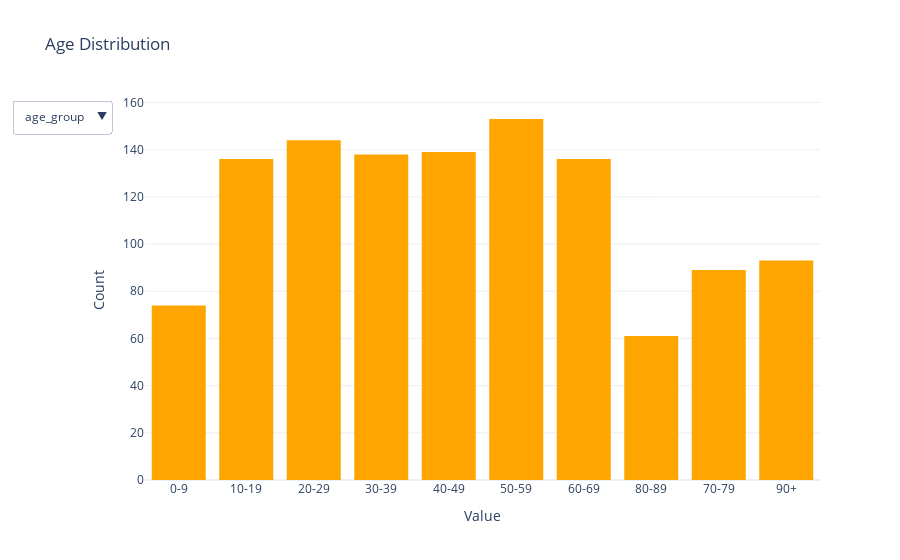

Notebook code for this chart:
### Code cell
#•	The distribution of patients by age, gender
import plotly.graph_objects as go
fig = go.Figure()

# Add traces for Age, Gender, and Race
fig.add_trace(go.Histogram(x=df_patients['RACE'], name='Race', marker=dict(color='blue'), visible=True))
fig.add_trace(go.Histogram(x=df_patients['GENDER'], name='Gender', marker=dict(color='green'), visible=False))
fig.add_trace(go.Histogram(x=df_patients['age_group'], name='age_group', marker=dict(color='orange'), visible=False))

# Add dropdown menu
fig.update_layout(
    updatemenus=[
        dict(
            type="dropdown",
            direction="down",
            buttons=[
                dict(label="Race",
                     method="update",
                     args=[{"visible": [True, False, False]},  
                           {"title": "Race Distribution"}]),
                dict(label="Gender",
                     method="update",
                     args=[{"visible": [False, True, False]},  
                           {"title": "Gender Distribution"}]),
                dict(label="age_group",
                     method="update",
                     args=[{"visible": [False, False, True]},  
                           {"title": "Age Distribution"}])
            ],
            showactive=True
        )
    ]
)

# Add layout details
fig.update_layout(
    title="Distribution Viewer",
    xaxis_title="Value",
    yaxis_title="Count",
    template="plotly_white"
)
fig.write_html("./output/data_visualization/distribution_gender_age_race.html")
# Show the figure
fig.show()

### Figure 1 — Plotly figure (JSON) as saved in the notebook; plotly's stock layout.template omitted (floating-point values rounded to 4 significant figures; data arrays with more than 128 entries replaced by an {"elided": "..."} marker saying what was removed)
{"data": [{"marker": {"color": "blue"}, "name": "Race", "type": "histogram", "visible": false, "x": {"elided": "1163 str values"}}, {"marker": {"color": "green"}, "name": "Gender", "type": "histogram", "visible": false, "x": {"elided": "1163 str values"}}, {"marker": {"color": "orange"}, "name": "age_group", "type": "histogram", "visible": true, "x": {"elided": "1163 str values"}}], "layout": {"autosize": true, "title": {"text": "Age Distribution"}, "updatemenus": [{"active": 2, "buttons": [{"args": [{"visible": [true, false, false]}, {"title": "Race Distribution"}], "label": "Race", "method": "update"}, {"args": [{"visible": [false, true, false]}, {"title": "Gender Distribution"}], "label": "Gender", "method": "update"}, {"args": [{"visible": [false, false, true]}, {"title": "Age Distribution"}], "label": "age_group", "method": "update"}], "direction": "down", "showactive": true, "type": "dropdown"}], "xaxis": {"autorange": true, "range": [-0.5, 9.5], "title": {"text": "Value"}, "type": "category"}, "yaxis": {"autorange": true, "range": [0, 161.1], "title": {"text": "Count"}}}}
